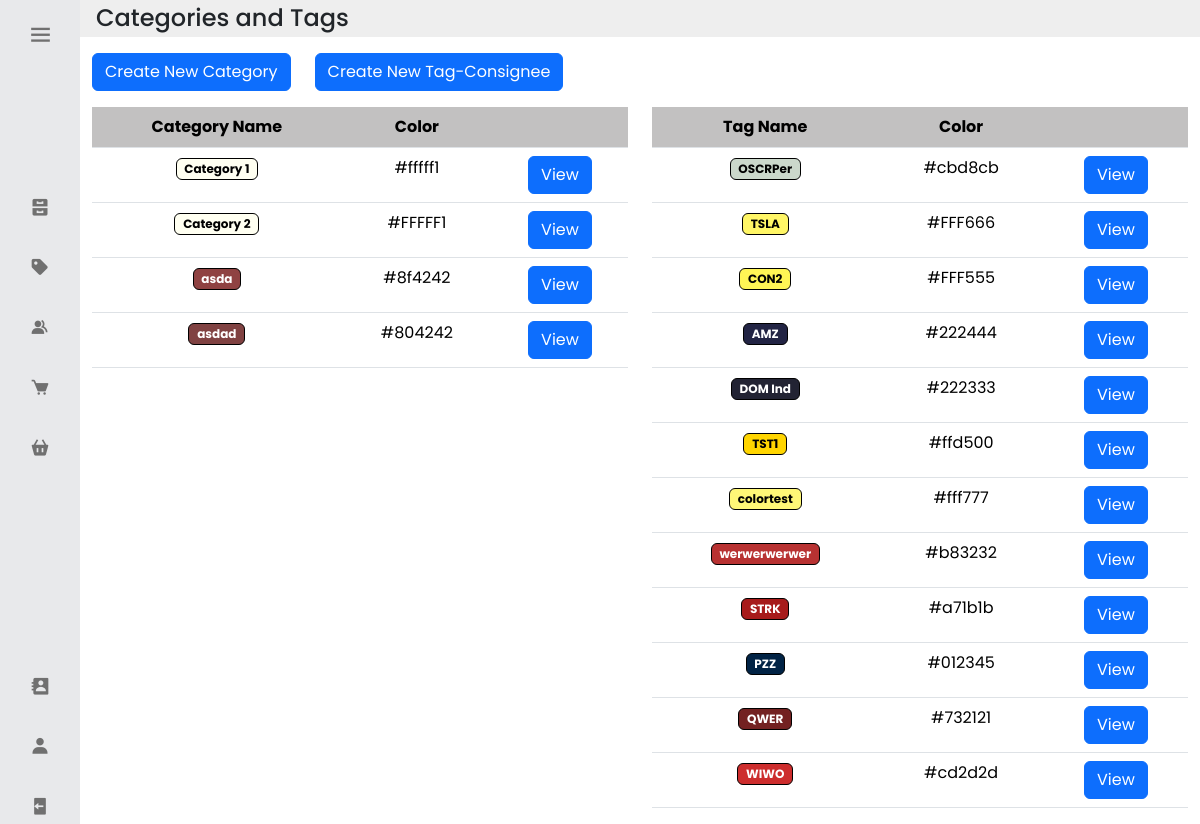
The page /categories_consignee_tags (signed in) on the database its author committed.
### inventoryapp/models.py (models this page shows, shortened)
class Category(models.Model):
    Category_ID = models.AutoField(primary_key=True)
    Category_Name = models.CharField(max_length=32, unique=True)
    Category_Hex_Color_ID = models.CharField(max_length=7, unique=True)
    Description = models.TextField(validators =[MaxLengthValidator(1024)])
    Category_Product_Low_Stock_Threshold = models.PositiveIntegerField(validators =[MaxValueValidator(99999)])
    Notes = models.TextField(validators =[MaxLengthValidator(1024)], null=True, blank=True)

class Consignee(models.Model):
    Consignee_ID = models.AutoField(primary_key=True)
    Consignee_Tag_ID = models.CharField(max_length=32, unique=True)
    Consignee_Name = models.CharField(max_length=32, unique=True)
    Address_Line_1 = models.CharField(max_length=128)
    Barangay = models.CharField(max_length=64)
    Municipality = models.CharField(max_length=64)
    Province = models.CharField(max_length=64)
    Zip_Code = models.CharField(max_length=4)
    Primary_Contact_Number = models.CharField(max_length=11)
    Customer_Type = models.CharField(max_length=16)
    Notes = models.TextField(null=True, blank=True, validators=[MaxLengthValidator(1024)])
    Consignment_Period_Start = models.DateField()
    Consignment_Period_End = models.DateField()
    Emergency_Contact_Number = models.CharField(max_length=11,null=True, blank=True)
    Email_Address = models.EmailField(max_length=128)
    Tag_Hex_Color_ID = models.CharField(max_length=7, unique=True)

### inventoryapp/views.py (the view)
# urls.py: path('categories_consignee_tags', views.categories_consignee_tags, name='categories_consignee_tags'),
@login_required
def categories_consignee_tags(request):
    consignees = Consignee.objects.all()
    categories = Category.objects.all()
    return render(request, 'inventoryapp/categories_consignee_tags.html', {'consignees': consignees, 'categories': categories})

### inventoryapp/models.py (called while the page is built)
    def __str__(self):
        return str(self.user)

### inventoryapp/templates/inventoryapp/categories_consignee_tags.html (shortened to what this page needs)
{% extends 'inventoryapp/base.html' %}
{% load static %}
{% block content %}
<div class="container-fluid">
  <div class="row p-1" style="background-color: #eee;">
    <div class="col-md-auto d-flex align-items-center">
      <h4 class="m-0 mr-3">Categories and Tags</h4>
    </div>
  </div>
  <div class="row mt-3">
    <div class="col-md-auto">
      <a href="{% url 'add_category' %}" class="btn btn-primary">Create New Category</a>
    </div>
    <div class="col-md-auto">
      <a href="{% url 'create__consignee' %}" class="btn btn-primary">Create New Tag-Consignee</a>
    </div>
  </div>
  <div class="row mt-3">
    <div class="col-md-6">
      <div class="table-responsive">
        <table id="currentCategories" class="table text-center">
          <thead>
            <tr>
              <th scope="col" style="background-color: #C2C1C1; text-align: center;">Category Name</th>
              <th scope="col" style="background-color: #C2C1C1; text-align: center;">Color</th>
              <th scope="col" style="background-color: #C2C1C1;" data-orderable="false"></th>
            </tr>
          </thead>
          <tbody>
            {% for c in categories %}
              <tr>
                <td style="text-align: center;"><span class="badge" id="badge-category-{{ forloop.counter }}">{{ c.Category_Name }}</span></td>
                <td style="text-align: center;">{{ c.Category_Hex_Color_ID  }}</td>
                <td>
                  <button type="button" class="btn btn-primary  btn-view" data-category-id="{{ c.Category_ID }}">View</button>
                </td>
              </tr>
            {% endfor %}
          </tbody>
        </table>
      </div>
    </div>
    <div class="col-md-6">
      <div class="table-responsive">
        <table id="currentTags" class="table text-center">
          <thead>
            <tr>
              <th scope="col" style="background-color: #C2C1C1; text-align: center;">Tag Name</th>
              <th scope="col" style="background-color: #C2C1C1; text-align: center;">Color</th>
              <th scope="col" style="background-color: #C2C1C1;" data-orderable="false"></th>
            </tr>
          </thead>
          <tbody>
            {% for consignee in consignees %}
                <tr>
                  <td style="text-align: center;"><span class="badge" id="badge-tag-{{ forloop.counter }}">{{ consignee.Consignee_Tag_ID }}</span></td>
                  <td style="text-align: center;">{{ consignee.Tag_Hex_Color_ID }}</td>
                  <td>
                    <button type="button" class="btn btn-primary btn-view-consignee-tag" data-consignee-id="{{ consignee.Consignee_ID }}">View</button>
                  </td>
                </tr>
            {% endfor %}
          </tbody>
        </table>
      </div>
    </div>
  </div>
</div>
{% endblock %}

### inventoryapp/static/base.css (style rules this page uses)
* { font-family: 'Poppins', sans-serif; margin: 0; padding: 0; box-sizing: border-box; }
:root { --body-color: #fff; --sidebar-color: #e8e9eb; --primary-color: #970101; --primary-color-light: #800080; --toggle-color: #ddd; --text-color: #707070; --tran-02: all 0.2s ease; --tran-03: all 0.3s ease; --tran-04: all 0.4s ease; --tran-05: all 0.5s ease; }

### rows shown on the page
Category: Category_Name "Category 1", Category_Hex_Color_ID "#fffff1"
Category: Category_Name "Category 2", Category_Hex_Color_ID "#FFFFF1"
Category: Category_Name "asda", Category_Hex_Color_ID "#8f4242"
Category: Category_Name "asdad", Category_Hex_Color_ID "#804242"
Consignee: Consignee_Tag_ID "OSCRPer", Tag_Hex_Color_ID "#cbd8cb"
Consignee: Consignee_Tag_ID "TSLA", Tag_Hex_Color_ID "#FFF666"
Consignee: Consignee_Tag_ID "CON2", Tag_Hex_Color_ID "#FFF555"
Consignee: Consignee_Tag_ID "AMZ", Tag_Hex_Color_ID "#222444"
Consignee: Consignee_Tag_ID "DOM Ind", Tag_Hex_Color_ID "#222333"
Consignee: Consignee_Tag_ID "TST1", Tag_Hex_Color_ID "#ffd500"
Consignee: Consignee_Tag_ID "colortest", Tag_Hex_Color_ID "#fff777"
Consignee: Consignee_Tag_ID "werwerwerwer", Tag_Hex_Color_ID "#b83232"
Consignee: Consignee_Tag_ID "STRK", Tag_Hex_Color_ID "#a71b1b"
Consignee: Consignee_Tag_ID "PZZ", Tag_Hex_Color_ID "#012345"
Consignee: Consignee_Tag_ID "QWER", Tag_Hex_Color_ID "#732121"
Consignee: Consignee_Tag_ID "WIWO", Tag_Hex_Color_ID "#cd2d2d"
